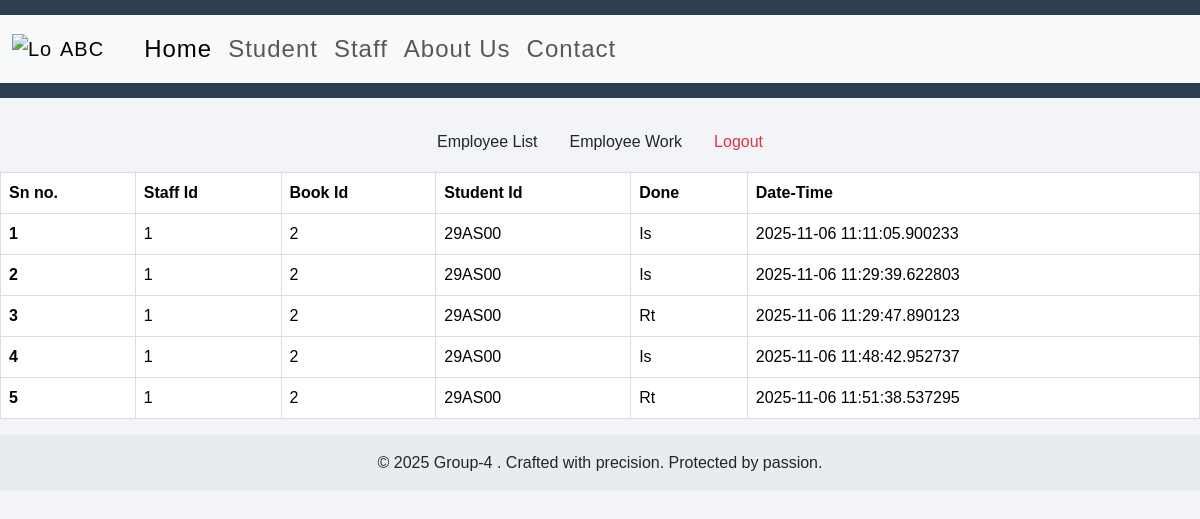
The app's page /staffwork, older data.
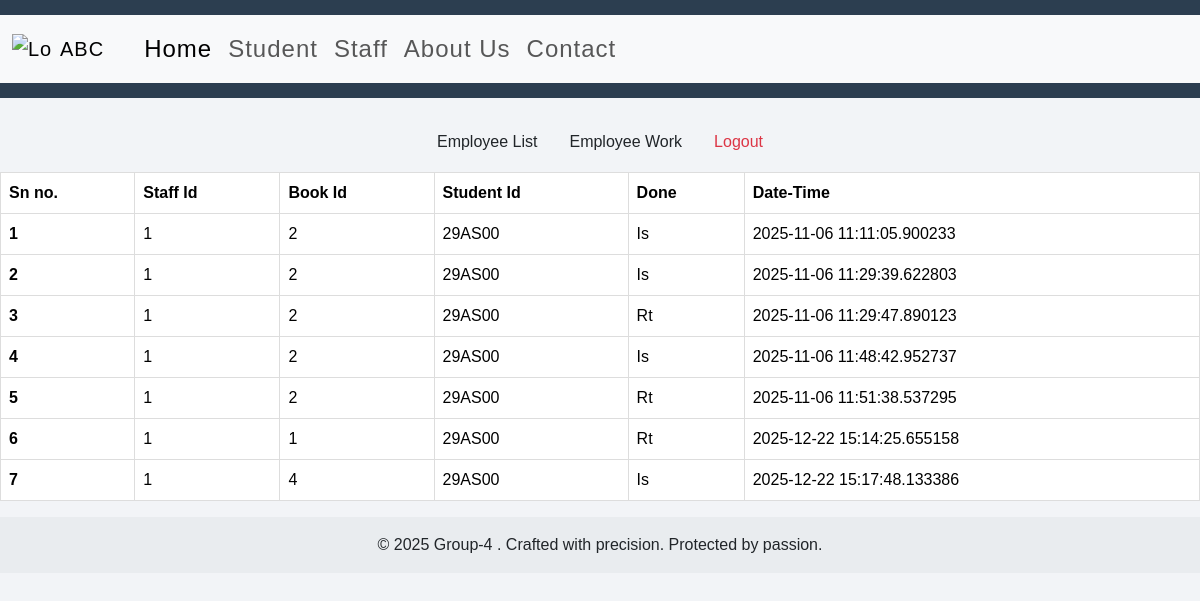
The same page, newer data.
### app.py (models this page shows)
class History(db.Model):
    id = db.Column(db.Integer,primary_key=True)
    sid = db.Column(db.Integer) #staff
    name = db.Column(db.String(50)) #student name
    bid = db.Column(db.Integer) #book id
    done = db.Column(db.String(2)) #Issue:Is Renew:Rn Return:Rt
    date = db.Column(db.DateTime,default=datetime.now)

### app.py (the view)
@app.route("/staffwork")
def Staff_Work():
    return render_template("staffwork.html",work=History.query.all())

### templates/staffwork.html (shortened to what this page needs)
{% extends "base.html" %}
{% block b %}
<br>
<ul class="nav justify-content-center">
  <li class="nav-item">
    <a class="nav-link text-dark" href="/admin">Employee List</a>
  </li>
  <li class="nav-item">
    <a class="nav-link text-dark" href="/staffwork">Employee Work</a>
  </li>
  <li class="nav-item">
    <a class="nav-link text-danger" href="/logout">Logout</a>
  </li>
</ul>
<table class="table">
    <thead>
        <tr>
            <th scope="col">Sn no.</th>
            <th scope="col">Staff Id</th>
            <th scope="col">Book Id</th>
            <th scope="col">Student Id</th>
            <th scope="col">Done</th>
            <th scope="col">Date-Time</th>
        </tr>
    </thead>
    <tbody>
        {% for each in work %}
        <tr>
            <th scope="row">{{loop.index}}</th>
            <td>{{each.sid}}</td>
            <td>{{each.bid}}</td>
            <td>{{each.name}}</td>
            <td>{{each.done}}</td>
            <td>{{each.date}}</td>
        </tr>
        {% endfor %}
    </tbody>
</table>
{% endblock b %}

### templates/base.html (shortened to what this page needs)
<!DOCTYPE html>
<html lang="en">
<head>
  <link href="https://cdn.jsdelivr.net/npm/bootstrap@5.3.7/dist/css/bootstrap.min.css" rel="stylesheet"
>
  <link rel="stylesheet" href="{{ url_for('static', filename='style.css') }}">
</head>
<header>
  <nav class="navbar navbar-expand-lg bg-body-tertiary">
    <div class="container-fluid">
      <a class="navbar-brand d-flex align-items-center" href="https://stcet.ac.in/">
        <img src="https://d2gg9evh47fn9z.cloudfront.net/800px_COLOURBOX10193260.jpg" alt="Logo" width="40" height="30"
          class="me-2">ABC
      </a>
      <div class="collapse navbar-collapse gap-2" id="mainNavbar">
        <div class="navbar-nav ms-3">
          <a class="nav-link active" aria-current="page" href="/">Home</a>
          <a class="nav-link" href="/student">Student</a>
          <a class="nav-link" href="/staff">Staff</a>
          <a class="nav-link" href="/abtus">About Us</a>
          <a class="nav-link" href="/cnt">Contact</a>
        </div>
      </div>
    </div>
  </nav>
</header>
<body>
  {% block b %}
  {% endblock b %}
</body>
<footer class="text-center py-3 bg-body-secondary">
  &copy; 2025 Group-4 . Crafted with precision. Protected by passion.
</footer>
</html>

### static/style.css (style rules this page uses)
body { font-family: 'Poppins', sans-serif; background: #f2f4f7; margin: 0; padding: 0; }
header { background: #2c3e50; color: #fff; padding: 15px 0; text-align: center; font-size: 24px; letter-spacing: 1px; }
table { width: 100%; border-collapse: collapse; margin-top: 10px; }
th, td { border: 1px solid #ddd; text-align: left; padding: 10px; }
th { background-color: #3498db; color: white; }
tr:nth-child(even) { background-color: #f9f9f9; }

Row changes from the older to the newer data that the page shows:
added History: sid "1", bid "1", name "29AS00", done "Rt", date "2025-12-22 15:14:25.655158"
added History: sid "1", bid "4", name "29AS00", done "Is", date "2025-12-22 15:17:48.133386"
